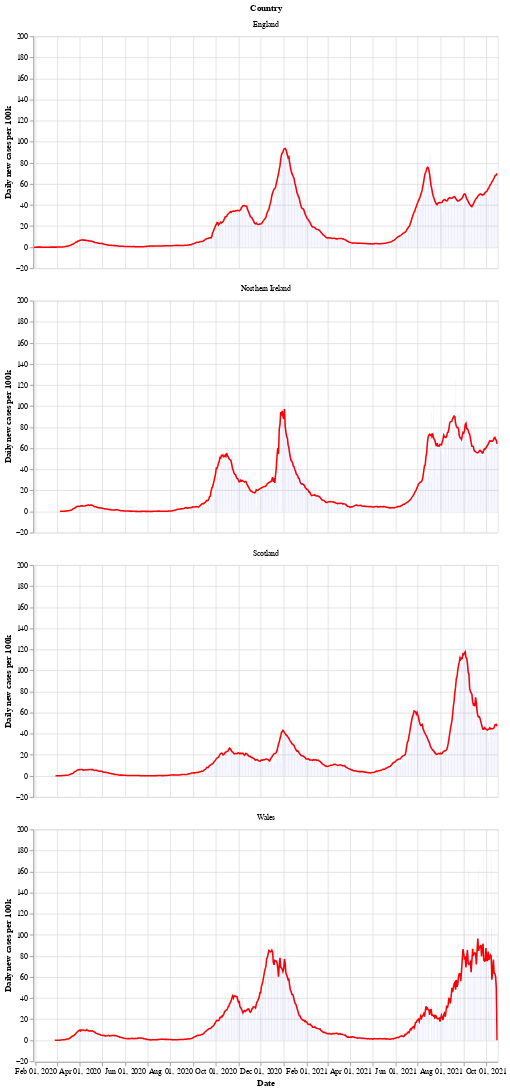

Notebook code cell kept with this figure:
### Markdown cell above
Next is a bar chart of the number of new cases in each country (per 100k population), with the 7 day moving average of cases. Again we see that Wales saw a longer period of raising and falling cases compared to the other countries.

After a period of cases falling, each nation is now seeing a rise in the number of cases - especially in Wales.

### Code cell
# collapse
bars = alt.Chart(uk_cases).mark_bar().encode(
    x=alt.X("yearmonthdate(date):T", axis=alt.Axis(title='Date')),
    y=alt.Y("newCasesRate:Q", axis=alt.Axis(title='Daily new cases per 100k')),
    tooltip='newCasesRate',
    color=alt.condition(
        alt.datum.dailyChange > 0,
        alt.value("orange"),  # The positive color
        alt.value("blue")  # The negative color
    )
).properties(title='New cases per 100k population with rolling 7 day average', width=600).interactive()
line = alt.Chart(uk_cases).mark_line(
    color='red',
    size=2,
).transform_window(
    rolling_mean='mean(newCasesRate)',
    frame=[0, 7],
    groupby=['areaName']
).encode(
    x='yearmonthdate(date):T',
    y='rolling_mean:Q'
)
alt.layer(line, bars, data=uk_cases).facet(alt.Row('areaName', title='Country'), columns=1)

### Figure 1 — Vega-Lite specification as saved in the notebook (floating-point values rounded to 4 significant figures; data arrays with more than 128 entries replaced by an {"elided": "..."} marker saying what was removed)
{"config": {"view": {"continuousWidth": 400, "continuousHeight": 300}}, "data": {"name": "data-e64bcc5a4b1bd12244a576c8266809c5"}, "facet": {"type": "nominal", "field": "areaName", "title": "Country"}, "spec": {"layer": [{"mark": {"type": "line", "color": "red", "size": 2}, "encoding": {"x": {"type": "temporal", "field": "date", "timeUnit": "yearmonthdate"}, "y": {"type": "quantitative", "field": "rolling_mean"}}, "transform": [{"window": [{"op": "mean", "field": "newCasesRate", "as": "rolling_mean"}], "frame": [0, 7], "groupby": ["areaName"]}]}, {"mark": "bar", "encoding": {"color": {"condition": {"value": "orange", "test": "(datum.dailyChange > 0)"}, "value": "blue"}, "tooltip": {"type": "quantitative", "field": "newCasesRate"}, "x": {"type": "temporal", "axis": {"title": "Date"}, "field": "date", "timeUnit": "yearmonthdate"}, "y": {"type": "quantitative", "axis": {"title": "Daily new cases per 100k"}, "field": "newCasesRate"}}, "selection": {"selector002": {"type": "interval", "bind": "scales", "encodings": ["x", "y"]}}, "title": "New cases per 100k population with rolling 7 day average", "width": 600}]}, "columns": 1, "$schema": "https://vega.github.io/schema/vega-lite/v4.8.1.json", "datasets": {"data-e64bcc5a4b1bd12244a576c8266809c5": {"elided": "2412 records"}}}
